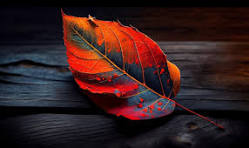
#> input picture LAB 3/lenna.jpg, 249 x 148 px
$ python q3.py
#> lines starting #> are read from the running program, lines starting #| are printed output that depends on the picture; after the words box and inside, x2 and y2 are one past the last pixel; in counts of white or black regions, pixels touching at a corner belong together
# Write a program to convert lenna.jpg to gray and binary image. Do not use any library for conversion.

from PIL import Image

def load_image(image_path):
#> called with image_path = 'lenna.jpg'
    img = Image.open(image_path)
#> img is the input picture: PIL image 249x148 RGB; mean R, G, B 52.5, 29.2, 30.5
    return img

def save_image(image, output_path):
    image.save(output_path)

def grayscale(image):
    width, height = image.size
#> width = 249; height = 148
    for y in range(height):
        for x in range(width):
            pixel = image.getpixel((x, y))
            # Convert pixel to grayscale using luminance formula
            gray = int(0.299 * pixel[0] + 0.587 * pixel[1] + 0.114 * pixel[2])
            image.putpixel((x, y), (gray, gray, gray))
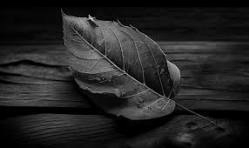
#> image: PIL image 249x148 RGB; min 0, max 218, mean 35.8

def binarize(image, threshold=128):
#> called with threshold = 128
    width, height = image.size
#> width = 249; height = 148
    for y in range(height):
        for x in range(width):
            pixel = image.getpixel((x, y))
            # Convert pixel to binary (black or white) based on threshold
            if pixel[0] < threshold:
                image.putpixel((x, y), (0, 0, 0))  # Black
            else:
                image.putpixel((x, y), (255, 255, 255))  # White
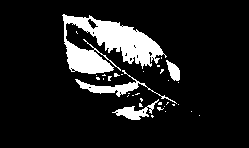
#> image: PIL image 249x148 RGB; 11.8% white; 34 white regions (30 under 20 px), largest, box (x1, y1, x2, y2) and area: (62, 14, 167, 74) 3157, (75, 70, 177, 104) 541, (112, 99, 159, 120) 335, (166, 60, 180, 81) 171

def main():
    input_image = "lenna.jpg"
    gray_output_image = "lenna_gray.jpg"
    binary_output_image = "lenna_binary.jpg"

    # Load the image
    image = load_image(input_image)

    # Convert to grayscale
    grayscale(image)
    # Save grayscale image
    save_image(image, gray_output_image)

    # Reload original image for binarization
    image = load_image(input_image)

    # Convert to binary
    binarize(image)
    # Save binary image
    save_image(image, binary_output_image)

if __name__ == "__main__":
    main()
